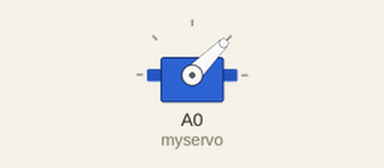
Recording of a sketch running on a simulated Arduino Uno, built with avr-gcc and run on an emulated ATmega328P. On the bench: servo.

Above: at 1.05 s.
At 2.5 s:
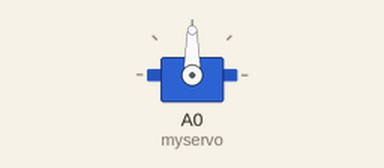
At 4.0 s:
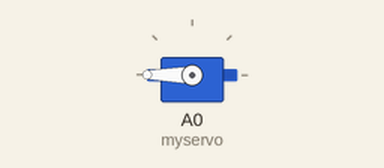
Timing chart, 0 to 7.9 s (numbered marks = the images above):
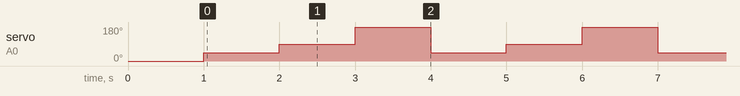

The sketch:

_05ServoMotor.ino
```cpp
#include <Servo.h>

Servo myservo;

void setup() {
  myservo.attach(A0);
  myservo.write(0);
  delay(1000);
}

void loop() {
  myservo.write(45);
  delay(1000);
  myservo.write(90);
  delay(1000);
  myservo.write(180);
  delay(1000);
}
```

Measured:
- by itself, servo on A0 (myservo): repeats every 3.0 s: 90° 1.0 s, 180° 1.0 s, 45° 1.0 s
